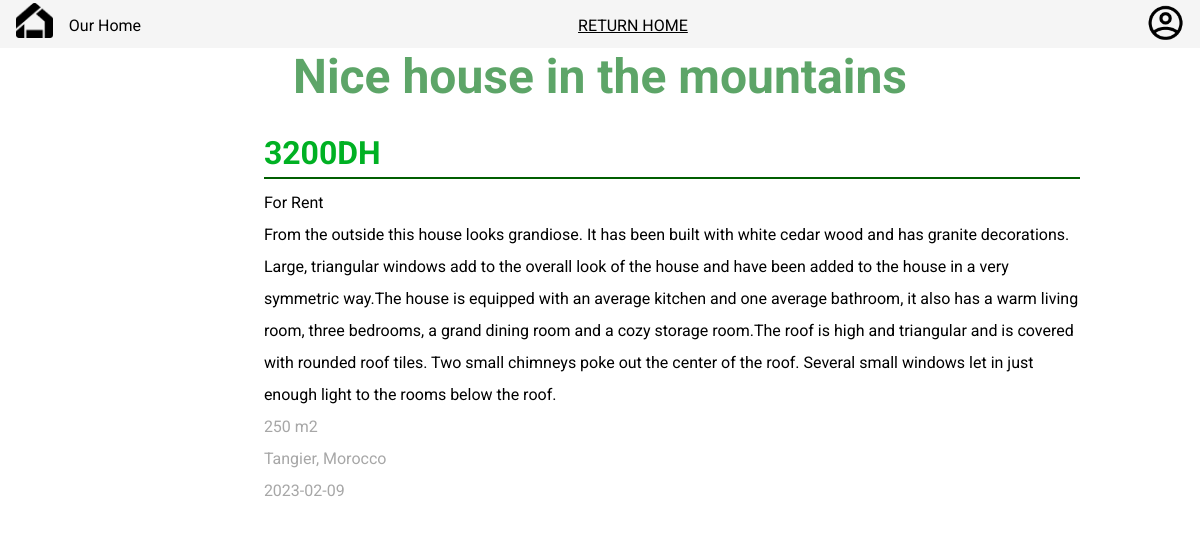
Page /info.php?id=2 on the committed database.
### tables this page shows
CREATE TABLE `announce` (
  `ID` int(11) NOT NULL,
  `TITTLE` varchar(255) NOT NULL,
  `PRICE` decimal(10,0) NOT NULL,
  `TYPE` varchar(50) NOT NULL,
  `DATE` date NOT NULL,
  `LOCATION` varchar(255) NOT NULL,
  `IMAGE` varchar(2000) NOT NULL,
  `SPACE` int(11) NOT NULL,
  `DESCRIPTION` varchar(2555) NOT NULL
);

### info.php (the view, shortened to what this page needs)
<?php
require "connect.php";
if(isset($_GET["id"])){
    $ID = $_GET["id"];
    $query = $conn->query("SELECT * FROM announce WHERE `ID` = '$ID'"); $array = $query->fetch(PDO::FETCH_ASSOC); } ?>
<!DOCTYPE html>
<html lang="en">
  <head>
    <link rel="stylesheet" href="style3.css" />
  </head>
  <body>
    <nav>
      <div>
        <a href="index.php"><img src="image/Vector.png" alt="Home Logo" /></a>
        <p>Our Home</p>
      </div>
      <div id="nav">
        <a href="index.php" id="announce">RETURN HOME</a>
      </div>
      <div id="profile">
        <a href="#"><img src="./image/profile.png" alt="profile logo" /></a>
      </div>
    </nav>
    <h1><?php if(isset($_GET["id"])){echo $array["TITTLE"];} ?></h1>
    <section class="infoContainer">
      <img src="image/<?php if(isset($_GET["id"])){echo $array["IMAGE"];} ?>.jpg" alt="" width="500">
      <div id="infos">
        <h2><?php if(isset($_GET["id"])){echo $array["PRICE"];} ?>DH</h2>
        <hr>
        <p>For <?php if(isset($_GET["id"])){echo $array["TYPE"];} ?></p>
        <p><?php if(isset($_GET["id"])){echo $array["DESCRIPTION"];} ?></p>
        <p class="silver"><?php if(isset($_GET["id"])){echo $array["SPACE"];} ?> m2</p>
        <p class="silver"><?php if(isset($_GET["id"])){echo $array["LOCATION"];} ?></p>
        <p class="silver"><?php if(isset($_GET["id"])){echo $array["DATE"];} ?></p>
      </div>
    </section>
  </body>
</html>

### style3.css (style rules this page uses)
* { margin: 0; padding: 0; box-sizing: border-box; font-family: 'Roboto', sans-serif; font-size: 1rem; }
nav { background-color: whitesmoke; width: 100%; display: flex; justify-content: space-between; flex-wrap: wrap; height: 3rem; padding: 0 1rem ; }
nav div p { width: 100%; padding-top: 1rem; padding-left: 1rem; }
nav div:first-child { display: flex; justify-content: space-between; flex-direction: row; }
nav div:first-child img { width: 2.3rem; height: 2.4rem; padding-top: .2rem; }
#nav a { margin-right: 1.4rem; font-weight: 400; }
#nav { padding-top: 1rem; justify-content: space-between; justify-content: center; }
#profile img { padding: .3rem 0 0 0; width: 2.3rem; }
a { color: #000000; }
h1 { font-size: 3rem; color: rgba(0, 113, 17, 0.635); text-align: center; }
h2 { font-size: 2rem; color: #00b123; }
#infos { display: flex; flex-direction: column; line-height: 2rem; }
.infoContainer { width: 80%; display: block; margin: auto; display: flex; margin-top: 2rem; }
hr { border: .1rem solid #005e00; color: rgb(0, 87, 20); margin: .5rem 0; }
.infoContainer img { margin-right: 3rem; border-radius: 5px; }
.silver { color: #A7A7A7; }

### rows in the picture
announce: TITTLE "Nice house in the mountains", PRICE "3200", TYPE "Rent", DESCRIPTION "From the outside this house looks grandiose. It has been built with white cedar wood and has granite decorations. Large, triangular windows add to the overall look of the house and have been added to the house in a very symmetric way.The house is equipped with an average kitchen and one average bathroom, it also has a warm living room, three bedrooms, a grand dining room and a cozy storage room.The roof is high and triangular and is covered with rounded roof tiles. Two small chimneys poke out the center of the roof. Several small windows let in just enough light to the rooms below the roof.", SPACE "250", LOCATION "Tangier, Morocco", DATE "2023-02-09"
